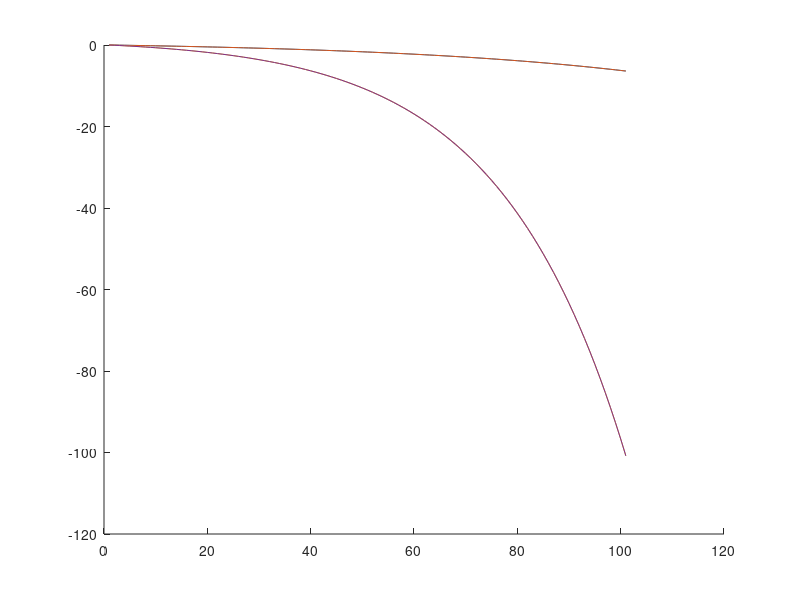

This figure's MATLAB source: (Note: this script raises an error after producing the figure.)
function plot_data

    data = importdata('sol.txt', ' ', 1);
    num_col = size(data.data, 2);
    
    hold on;
    for j = 2:num_col
        plot(data.data(:, 1), data.data(:, j));
    end
    legend(data.colheaders(2:end));
end